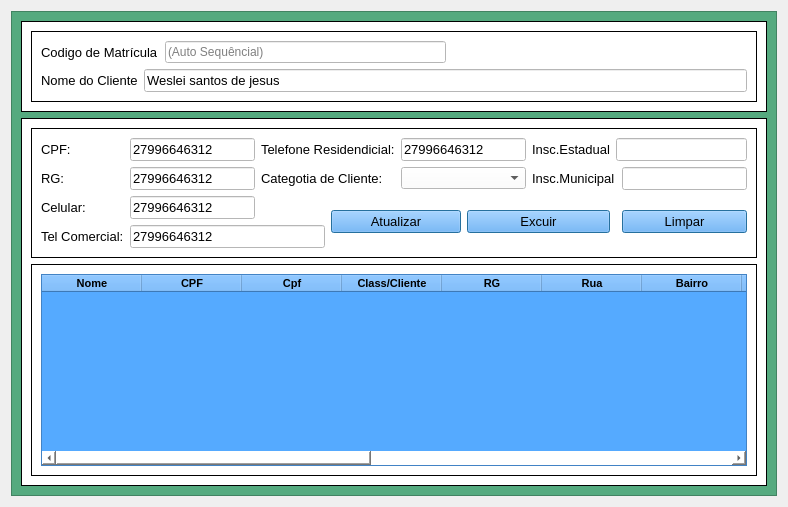
         <widget class="QWidget" name="page_10">
          <layout class="QGridLayout" name="gridLayout_14">
           <item row="0" column="0">
            <widget class="QFrame" name="frame_10">
             <property name="styleSheet">
              <string notr="true">background-color: rgb(85, 170, 127);</string>
             </property>
             <property name="frameShape">
              <enum>QFrame::StyledPanel</enum>
             </property>
             <property name="frameShadow">
              <enum>QFrame::Raised</enum>
             </property>
             <layout class="QGridLayout" name="gridLayout_20">
              <item row="0" column="0">
               <widget class="QFrame" name="frame_30">
                <property name="styleSheet">
                 <string notr="true">background-color: rgb(255, 255, 255);</string>
                </property>
                <property name="frameShape">
                 <enum>QFrame::Box</enum>
                </property>
                <property name="frameShadow">
                 <enum>QFrame::Plain</enum>
                </property>
                <layout class="QGridLayout" name="gridLayout_15">
                 <item row="0" column="0">
                  <widget class="QFrame" name="frame_31">
                   <property name="frameShape">
                    <enum>QFrame::Box</enum>
                   </property>
                   <property name="frameShadow">
                    <enum>QFrame::Plain</enum>
                   </property>
                   <layout class="QGridLayout" name="gridLayout_16">
                    <item row="1" column="0">
                     <widget class="QLabel" name="label_22">
                      <property name="font">
                       <font>
                        <family>Arial</family>
                        <pointsize>10</pointsize>
                       </font>
                      </property>
                      <property name="text">
                       <string>Nome do Cliente</string>
                      </property>
                     </widget>
                    </item>
                    <item row="0" column="4">
                     <widget class="QLabel" name="label_38">
                      <property name="font">
                       <font>
                        <family>Arial</family>
                        <pointsize>10</pointsize>
                       </font>
                      </property>
                      <property name="styleSheet">
                       <string notr="true">color: rgb(0, 0, 0);</string>
                      </property>
                      <property name="text">
                       <string/>
                      </property>
                     </widget>
                    </item>
                    <item row="0" column="0" colspan="2">
                     <widget class="QLabel" name="label_23">
                      <property name="font">
                       <font>
                        <family>Arial</family>
                        <pointsize>10</pointsize>
                       </font>
                      </property>
                      <property name="text">
                       <string>Codigo de Matrícula</string>
                      </property>
                     </widget>
                    </item>
                    <item row="0" column="2">
                     <widget class="QLineEdit" name="codMatricula_2">
                      <property name="enabled">
                       <bool>false</bool>
                      </property>
                      <property name="toolTip">
                       <string>Auto Sequêncial</string>
                      </property>
                      <property name="styleSheet">
                       <string notr="true">background-color: rgb(255, 255, 255);</string>
                      </property>
                      <property name="placeholderText">
                       <string>(Auto Sequêncial)</string>
                      </property>
                     </widget>
                    </item>
                    <item row="1" column="1" colspan="4">
                     <widget class="QLineEdit" name="nomeCliente_2">
                      <property name="font">
                       <font>
                        <family>Arial</family>
                        <pointsize>10</pointsize>
                       </font>
                      </property>
                      <property name="styleSheet">
                       <string notr="true">background-color: rgb(255, 255, 255);</string>
                      </property>
                      <property name="text">
                       <string>Weslei santos de jesus</string>
                      </property>
                     </widget>
                    </item>
                    <item row="0" column="3">
                     <spacer name="horizontalSpacer">
                      <property name="orientation">
                       <enum>Qt::Horizontal</enum>
                      </property>
                      <property name="sizeHint" stdset="0">
                       <size>
                        <width>40</width>
                        <height>20</height>
                       </size>
                      </property>
                     </spacer>
                    </item>
                   </layout>
                  </widget>
                 </item>
                </layout>
               </widget>
              </item>
              <item row="1" column="0">
               <widget class="QFrame" name="frame_32">
                <property name="styleSheet">
                 <string notr="true">background-color: rgb(255, 255, 255);</string>
                </property>
                <property name="frameShape">
                 <enum>QFrame::Box</enum>
                </property>
                <property name="frameShadow">
                 <enum>QFrame::Plain</enum>
                </property>
                <layout class="QGridLayout" name="gridLayout_17">
                 <item row="0" column="0">
                  <widget class="QFrame" name="frame_33">
                   <property name="frameShape">
                    <enum>QFrame::Box</enum>
                   </property>
                   <property name="frameShadow">
                    <enum>QFrame::Plain</enum>
                   </property>
                   <layout class="QGridLayout" name="gridLayout_18">
                    <item row="0" column="6" colspan="2">
                     <widget class="QLineEdit" name="telResid_2">
                      <property name="font">
                       <font>
                        <family>Arial</family>
                        <pointsize>10</pointsize>
                       </font>
                      </property>
                      <property name="styleSheet">
                       <string notr="true">background-color: rgb(255, 255, 255);</string>
                      </property>
                      <property name="text">
                       <string>27996646312</string>
                      </property>
                     </widget>
                    </item>
                    <item row="1" column="1" colspan="3">
                     <widget class="QLineEdit" name="rgCliente_2">
                      <property name="font">
                       <font>
                        <family>Arial</family>
                        <pointsize>10</pointsize>
                       </font>
                      </property>
                      <property name="styleSheet">
                       <string notr="true">background-color: rgb(255, 255, 255);</string>
                      </property>
                      <property name="text">
                       <string>27996646312</string>
                      </property>
                     </widget>
                    </item>
                    <item row="2" column="7" rowspan="2" colspan="2">
                     <widget class="QPushButton" name="deletarregistro">
                      <property name="font">
                       <font>
                        <pointsize>10</pointsize>
                        <weight>50</weight>
                        <bold>false</bold>
                       </font>
                      </property>
                      <property name="cursor">
                       <cursorShape>PointingHandCursor</cursorShape>
                      </property>
                      <property name="focusPolicy">
                       <enum>Qt::WheelFocus</enum>
                      </property>
                      <property name="toolTip">
                       <string>Salvar novo Cliente</string>
                      </property>
                      <property name="styleSheet">
                       <string notr="true">background-color: rgb(85, 170, 255);</string>
                      </property>
                      <property name="text">
                       <string>Excuir</string>
                      </property>
                      <property name="icon">
                       <iconset>
                        <normaloff>../Imagens/erros.png</normaloff>../Imagens/erros.png</iconset>
                      </property>
                      <property name="iconSize">
                       <size>
                        <width>81</width>
                        <height>31</height>
                       </size>
                      </property>
                      <property name="autoDefault">
                       <bool>true</bool>
                      </property>
                      <property name="default">
                       <bool>true</bool>
                      </property>
                      <property name="flat">
                       <bool>false</bool>
                      </property>
                     </widget>
                    </item>
                    <item row="1" column="6" colspan="2">
                     <widget class="QComboBox" name="catCliente_2">
                      <property name="font">
                       <font>
                        <family>Arial</family>
                       </font>
                      </property>
                      <property name="cursor">
                       <cursorShape>PointingHandCursor</cursorShape>
                      </property>
                      <property name="styleSheet">
                       <string notr="true">background-color: rgb(255, 255, 255);</string>
                      </property>
                     </widget>
                    </item>
                    <item row="0" column="0">
                     <widget class="QLabel" name="label_57">
                      <property name="font">
                       <font>
                        <family>Arial</family>
                        <pointsize>10</pointsize>
                       </font>
                      </property>
                      <property name="text">
                       <string>CPF:</string>
                      </property>
                     </widget>
                    </item>
                    <item row="0" column="9" colspan="2">
                     <widget class="QLineEdit" name="inscrCliente_2">
                      <property name="enabled">
                       <bool>false</bool>
                      </property>
                      <property name="font">
                       <font>
                        <family>Arial</family>
                        <pointsize>10</pointsize>
                       </font>
                      </property>
                      <property name="styleSheet">
                       <string notr="true">background-color: rgb(255, 255, 255);
</string>
                      </property>
                     </widget>
                    </item>
                    <item row="2" column="0">
                     <widget class="QLabel" name="label_58">
                      <property name="font">
                       <font>
                        <family>Arial</family>
                        <pointsize>10</pointsize>
                       </font>
                      </property>
                      <property name="text">
                       <string>Celular:</string>
                      </property>
                     </widget>
                    </item>
                    <item row="1" column="0">
                     <widget class="QLabel" name="label_56">
                      <property name="font">
                       <font>
                        <family>Arial</family>
                        <pointsize>10</pointsize>
                       </font>
                      </property>
                      <property name="text">
                       <string>RG:</string>
                      </property>
                     </widget>
                    </item>
                    <item row="0" column="8">
                     <widget class="QLabel" name="label_54">
                      <property name="font">
                       <font>
                        <family>Arial</family>
                        <pointsize>10</pointsize>
                       </font>
                      </property>
                      <property name="text">
                       <string>Insc.Estadual</string>
                      </property>
                     </widget>
                    </item>
                    <item row="1" column="8" colspan="2">
                     <widget class="QLabel" name="label_55">
                      <property name="font">
                       <font>
                        <family>Arial</family>
                        <pointsize>10</pointsize>
                       </font>
                      </property>
                      <property name="text">
                       <string>Insc.Municipal</string>
                      </property>
                     </widget>
                    </item>
                    <item row="0" column="1" colspan="3">
                     <widget class="QLineEdit" name="cpfCliente_2">
                      <property name="font">
                       <font>
                        <family>Arial</family>
                        <pointsize>10</pointsize>
                       </font>
                      </property>
                      <property name="styleSheet">
                       <string notr="true">background-color: rgb(255, 255, 255);</string>
                      </property>
                      <property name="text">
                       <string>27996646312</string>
                      </property>
                     </widget>
                    </item>
                    <item row="2" column="5" rowspan="2" colspan="2">
                     <widget class="QPushButton" name="atualizarcliente">
                      <property name="minimumSize">
                       <size>
                        <width>0</width>
                        <height>0</height>
                       </size>
                      </property>
                      <property name="font">
                       <font>
                        <pointsize>10</pointsize>
                        <weight>50</weight>
                        <bold>false</bold>
                       </font>
                      </property>
                      <property name="cursor">
                       <cursorShape>PointingHandCursor</cursorShape>
                      </property>
                      <property name="focusPolicy">
                       <enum>Qt::WheelFocus</enum>
                      </property>
                      <property name="toolTip">
                       <string>Salvar novo Cliente</string>
                      </property>
                      <property name="styleSheet">
                       <string notr="true">background-color: rgb(85, 170, 255);</string>
                      </property>
                      <property name="text">
                       <string>Atualizar</string>
                      </property>
                      <property name="icon">
                       <iconset>
                        <normaloff>../Imagens/cad_pessoas.ico</normaloff>../Imagens/cad_pessoas.ico</iconset>
                      </property>
                      <property name="iconSize">
                       <size>
                        <width>81</width>
                        <height>31</height>
                       </size>
                      </property>
                      <property name="autoDefault">
                       <bool>true</bool>
                      </property>
                      <property name="default">
                       <bool>true</bool>
                      </property>
                      <property name="flat">
                       <bool>false</bool>
                      </property>
                     </widget>
                    </item>
                    <item row="0" column="4" colspan="2">
                     <widget class="QLabel" name="label_59">
                      <property name="font">
                       <font>
                        <family>Arial</family>
                        <pointsize>10</pointsize>
                       </font>
                      </property>
                      <property name="text">
                       <string>Telefone Residendicial:</string>
                      </property>
                     </widget>
                    </item>
                    <item row="1" column="4" colspan="2">
                     <widget class="QLabel" name="label_49">
                      <property name="font">
                       <font>
                        <family>Arial</family>
                        <pointsize>10</pointsize>
                       </font>
                      </property>
                      <property name="text">
                       <string>Categotia de Cliente:</string>
                      </property>
                     </widget>
                    </item>
                    <item row="2" column="10" rowspan="2">
                     <widget class="QPushButton" name="limparcampos">
                      <property name="font">
                       <font>
                        <pointsize>10</pointsize>
                        <weight>50</weight>
                        <bold>false</bold>
                       </font>
                      </property>
                      <property name="cursor">
                       <cursorShape>PointingHandCursor</cursorShape>
                      </property>
                      <property name="focusPolicy">
                       <enum>Qt::NoFocus</enum>
                      </property>
                      <property name="toolTip">
                       <string>Limpar Formulario</string>
                      </property>
                      <property name="styleSheet">
                       <string notr="true">background-color: rgb(85, 170, 255);</string>
                      </property>
                      <property name="text">
                       <string>Limpar</string>
                      </property>
                      <property name="icon">
                       <iconset>
                        <normaloff>../Imagens/Atualizar.png</normaloff>../Imagens/Atualizar.png</iconset>
                      </property>
                      <property name="iconSize">
                       <size>
                        <width>81</width>
                        <height>31</height>
                       </size>
                      </property>
                      <property name="autoDefault">
                       <bool>true</bool>
                      </property>
                      <property name="default">
                       <bool>true</bool>
                      </property>
                      <property name="flat">
                       <bool>false</bool>
                      </property>
                     </widget>
                    </item>
                    <item row="2" column="1" colspan="3">
                     <widget class="QLineEdit" name="telCell_2">
                      <property name="font">
                       <font>
                        <family>Arial</family>
                        <pointsize>10</pointsize>
                       </font>
                      </property>
                      <property name="styleSheet">
                       <string notr="true">background-color: rgb(255, 255, 255);</string>
                      </property>
                      <property name="text">
                       <string>27996646312</string>
                      </property>
                     </widget>
                    </item>
                    <item row="1" column="10">
                     <widget class="QLineEdit" name="incriMunoci_2">
                      <property name="enabled">
                       <bool>false</bool>
                      </property>
                      <property name="font">
                       <font>
                        <family>Arial</family>
                        <pointsize>10</pointsize>
                       </font>
                      </property>
                      <property name="styleSheet">
                       <string notr="true">background-color: rgb(255, 255, 255);</string>
                      </property>
                     </widget>
                    </item>
                    <item row="3" column="0">
                     <widget class="QLabel" name="label_60">
                      <property name="font">
                       <font>
                        <family>Arial</family>
                        <pointsize>10</pointsize>
                       </font>
                      </property>
                      <property name="text">
                       <string>Tel Comercial:</string>
                      </property>
                     </widget>
                    </item>
                    <item row="3" column="1" colspan="4">
                     <widget class="QLineEdit" name="telCom_2">
                      <property name="font">
                       <font>
                        <family>Arial</family>
                        <pointsize>10</pointsize>
                       </font>
                      </property>
                      <property name="styleSheet">
                       <string notr="true">background-color: rgb(255, 255, 255);</string>
                      </property>
                      <property name="text">
                       <string>27996646312</string>
                      </property>
                     </widget>
                    </item>
                   </layout>
                  </widget>
                 </item>
                 <item row="1" column="0">
                  <widget class="QFrame" name="frame_34">
                   <property name="frameShape">
                    <enum>QFrame::Box</enum>
                   </property>
                   <property name="frameShadow">
                    <enum>QFrame::Plain</enum>
                   </property>
                   <layout class="QGridLayout" name="gridLayout_19">
                    <item row="0" column="0">
                     <widget class="QTableWidget" name="tableWidget_6">
                      <property name="styleSheet">
                       <string notr="true">background-color: rgb(85, 170, 255);</string>
                      </property>
                      <column>
                       <property name="text">
                        <string>Nome</string>
                       </property>
                       <property name="font">
                        <font>
                         <pointsize>8</pointsize>
                         <weight>75</weight>
                         <bold>true</bold>
                        </font>
                       </property>
                       <property name="background">
                        <color>
                         <red>85</red>
                         <green>170</green>
                         <blue>255</blue>
                        </color>
                       </property>
                      </column>
                      <column>
                       <property name="text">
                        <string>CPF</string>
                       </property>
                       <property name="font">
                        <font>
                         <pointsize>8</pointsize>
                         <weight>75</weight>
                         <bold>true</bold>
                        </font>
                       </property>
                      </column>
                      <column>
                       <property name="text">
                        <string>Cpf</string>
                       </property>
                       <property name="font">
                        <font>
                         <pointsize>8</pointsize>
                         <weight>75</weight>
                         <bold>true</bold>
                        </font>
                       </property>
                      </column>
                      <column>
                       <property name="text">
                        <string>Class/Cliente</string>
                       </property>
                       <property name="font">
                        <font>
                         <pointsize>8</pointsize>
                         <weight>75</weight>
                         <bold>true</bold>
                        </font>
                       </property>
                      </column>
                      <column>
                       <property name="text">
                        <string>RG</string>
                       </property>
                       <property name="font">
                        <font>
                         <pointsize>8</pointsize>
                         <weight>75</weight>
                         <bold>true</bold>
                        </font>
                       </property>
                      </column>
                      <column>
                       <property name="text">
                        <string>Rua</string>
                       </property>
                       <property name="font">
                        <font>
                         <pointsize>8</pointsize>
                         <weight>75</weight>
                         <bold>true</bold>
                        </font>
                       </property>
                      </column>
                      <column>
                       <property name="text">
                        <string>Bairro</string>
                       </property>
                       <property name="font">
                        <font>
                         <pointsize>8</pointsize>
                         <weight>75</weight>
                         <bold>true</bold>
                        </font>
                       </property>
                      </column>
                      <column>
                       <property name="text">
                        <string>Cidade</string>
                       </property>
                       <property name="font">
                        <font>
                         <pointsize>8</pointsize>
                         <weight>75</weight>
                         <bold>true</bold>
                        </font>
                       </property>
                      </column>
                      <column>
                       <property name="text">
                        <string>Estado</string>
                       </property>
                       <property name="font">
                        <font>
                         <pointsize>8</pointsize>
                         <weight>75</weight>
                         <bold>true</bold>
                        </font>
                       </property>
                      </column>
                      <column>
                       <property name="text">
                        <string>Residencia</string>
                       </property>
                       <property name="font">
                        <font>
                         <pointsize>8</pointsize>
                         <weight>75</weight>
                         <bold>true</bold>
                        </font>
                       </property>
                      </column>
                      <column>
                       <property name="text">
                        <string>Complemento</string>
                       </property>
                       <property name="font">
                        <font>
                         <pointsize>8</pointsize>
                         <weight>75</weight>
                         <bold>true</bold>
                        </font>
                       </property>
                      </column>
                      <column>
                       <property name="text">
                        <string>Celular</string>
                       </property>
                       <property name="font">
                        <font>
                         <pointsize>8</pointsize>
                         <weight>75</weight>
                         <bold>true</bold>
                        </font>
                       </property>
                      </column>
                      <column>
                       <property name="text">
                        <string>Telefone</string>
                       </property>
                       <property name="font">
                        <font>
                         <pointsize>8</pointsize>
                         <weight>75</weight>
                         <bold>true</bold>
                        </font>
                       </property>
                      </column>
                      <column>
                       <property name="text">
                        <string>Email</string>
                       </property>
                       <property name="font">
                        <font>
                         <pointsize>8</pointsize>
                         <weight>75</weight>
                         <bold>true</bold>
                        </font>
                       </property>
                      </column>
                      <column>
                       <property name="text">
                        <string>Observação</string>
                       </property>
                       <property name="font">
                        <font>
                         <pointsize>8</pointsize>
                         <weight>75</weight>
                         <bold>true</bold>
                        </font>
                       </property>
                      </column>
                     </widget>
                    </item>
                   </layout>
                  </widget>
                 </item>
                </layout>
               </widget>
              </item>
             </layout>
            </widget>
           </item>
          </layout>
         </widget>
